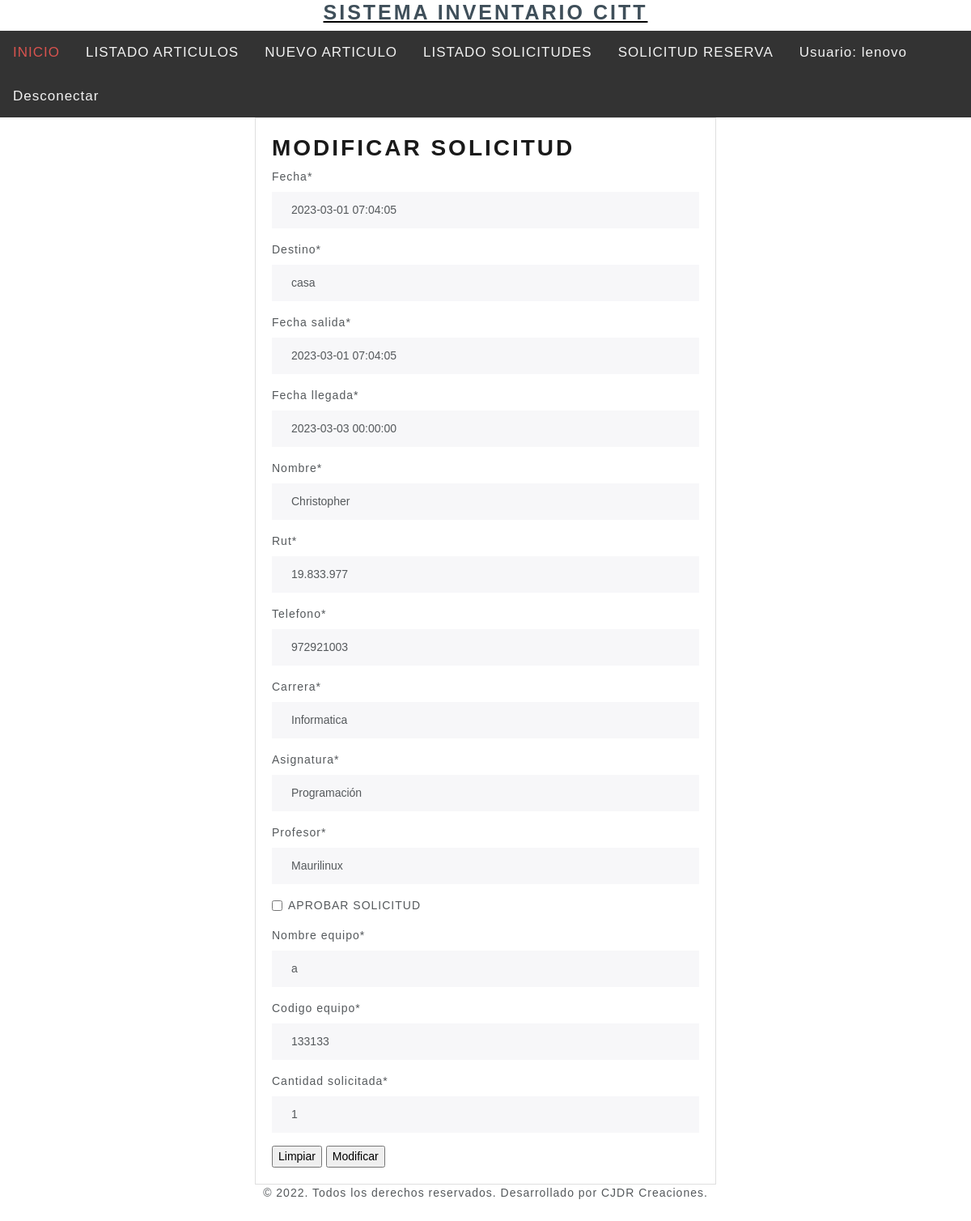
/modificarsolicitud/11/ (signed in), run on the app's committed database.
### core/models.py (models this page shows, shortened)
class SolicitudReserva (models.Model):
    fecha = models.DateTimeField(default=my_datetime)
    destino = models.CharField(max_length=100)
    fecha_salida = models.DateTimeField(default=my_datetime)
    fecha_llegada = models.DateTimeField(null=True)
    nombre = models. CharField(max_length=100)
    rut = models.CharField(max_length=10)
    telefono = models.CharField(max_length=100)
    carrera = models.CharField(max_length=100)
    asignatura = models.CharField(max_length=100)
    profesor = models.CharField(max_length=100)
    estado_reserva = models.BooleanField(default=False, verbose_name="APROBAR SOLICITUD")
    nombre_equipo = models.CharField(max_length=200)
    codigo_equipo = models.CharField(max_length=100)
    cantidad_solicitada = models.IntegerField()

### core/views.py (the view, shortened to what this page needs)
# urls.py: path('modificarsolicitud/<id>/', modificarsolicitud , name="modificarsolicitud"),
@permission_required('core.change_articulos')
def modificarsolicitud(request, id):
    solicitudes = SolicitudReserva.objects.get(id=id)
    data = {
        'form':SolicitudReservaForm(instance=solicitudes)
    }
    return render(request, 'core/modificarsolicitud.html', data)

### core/forms.py
class SolicitudReservaForm(ModelForm):
    class Meta:
        model = SolicitudReserva
        fields= ['fecha', 'destino', 'fecha_salida', 'fecha_llegada', 'nombre', 'rut', 'telefono', 'carrera', 'asignatura', 'profesor','estado_reserva','nombre_equipo', 'codigo_equipo','cantidad_solicitada']

### core/templates/core/modificarsolicitud.html (shortened to what this page needs)
{% extends 'core/base.html' %}
{% load static %}
{% load crispy_forms_tags %}
{% block contenido %}
<div class="col-12 col-md-6 offset-md-3">
    <div class="card">
        <div class="card-body">
            <h2>Modificar solicitud</h2>
            <form action="" method="POST" enctype="multipart/form-data">
                <table>
                    {{ form | crispy }}
                </table>
                <input type="reset" value="Limpiar">
                <input type="submit" value="Modificar">
            </form>
        </div>
    </div>
</div>
{% endblock %}

### core/templates/core/base.html (shortened to what this page needs)
<!DOCTYPE html>
<html class="no-js">
<head>
  {% load pwa %}
  {% load static %}
  <link rel="stylesheet" href="{% static 'core/css/bootstrap.min.css' %}">
  <link rel="stylesheet" href="https://cdnjs.cloudflare.com/ajax/libs/font-awesome/4.7.0/css/font-awesome.min.css">
  <link rel="stylesheet" href="{% static 'core/css/nav.css' %}">
  <link rel="stylesheet" href="{% static 'core/css/responsiveiframe.css' %}">
</head>
<body class=".cuerpo" background="{% static 'core/img/fondo.jpg' %}">
  <div align=center>
    <a href="{% url 'inicio' %}">
      <h1 style="font-size:25px; color: rgb(63, 79, 90); border: rgb(255, 4, 4);">SISTEMA INVENTARIO CITT</h1>
    </a>
  </div>
  <div class="topnav" id="myTopnav">
    <a class="text-danger" href="{% url 'inicio' %}">INICIO</a>
    {% if user.is_staff %}
    <a href="{% url 'listadoarticulos' %}">LISTADO ARTICULOS</a>
    {% endif %}
    {% if user.is_staff %}
    <a href="{% url 'nuevoarticulo' %}">NUEVO ARTICULO</a>
    <a href="{% url 'listadosolicitudes' %}">LISTADO SOLICITUDES</a>
    {% endif %}
    {% if user.is_authenticated %}
    <a href="{% url 'solicitarreserva' %}">SOLICITUD RESERVA</a>
    <a href="#"> Usuario: {{ user.username }}</a>
    <a href="{% url 'logout' %}">Desconectar</a>
    {% endif %}
  </div>
  {% block contenido %}
  {% endblock %}
  <div>
    <footer class="footer">
      <center>© 2022. Todos los derechos reservados. Desarrollado por CJDR Creaciones.</center>
    </footer>
  </div>
</body>
</html>

### core/static/core/css/nav.css (style rules this page uses)
body { margin: 0; font-family: Arial, Helvetica, sans-serif; padding-bottom: 70px; }
.topnav { overflow: hidden; background-color: #333; }
.topnav a { float: left; display: block; color: #f2f2f2; text-align: center; padding: 14px 16px; text-decoration: none; font-size: 17px; }

### data on the page
SolicitudReserva: fecha "2023-03-01 07:04:05", destino "casa", fecha_salida "2023-03-01 07:04:05", fecha_llegada "2023-03-03 00:00:00", nombre "Christopher", rut "19.833.977", telefono "972921003", carrera "Informatica", asignatura "Programación", profesor "Maurilinux", nombre_equipo "a", codigo_equipo "133133", cantidad_solicitada "1"

### other printed values
{{ user.username }} "lenovo"
